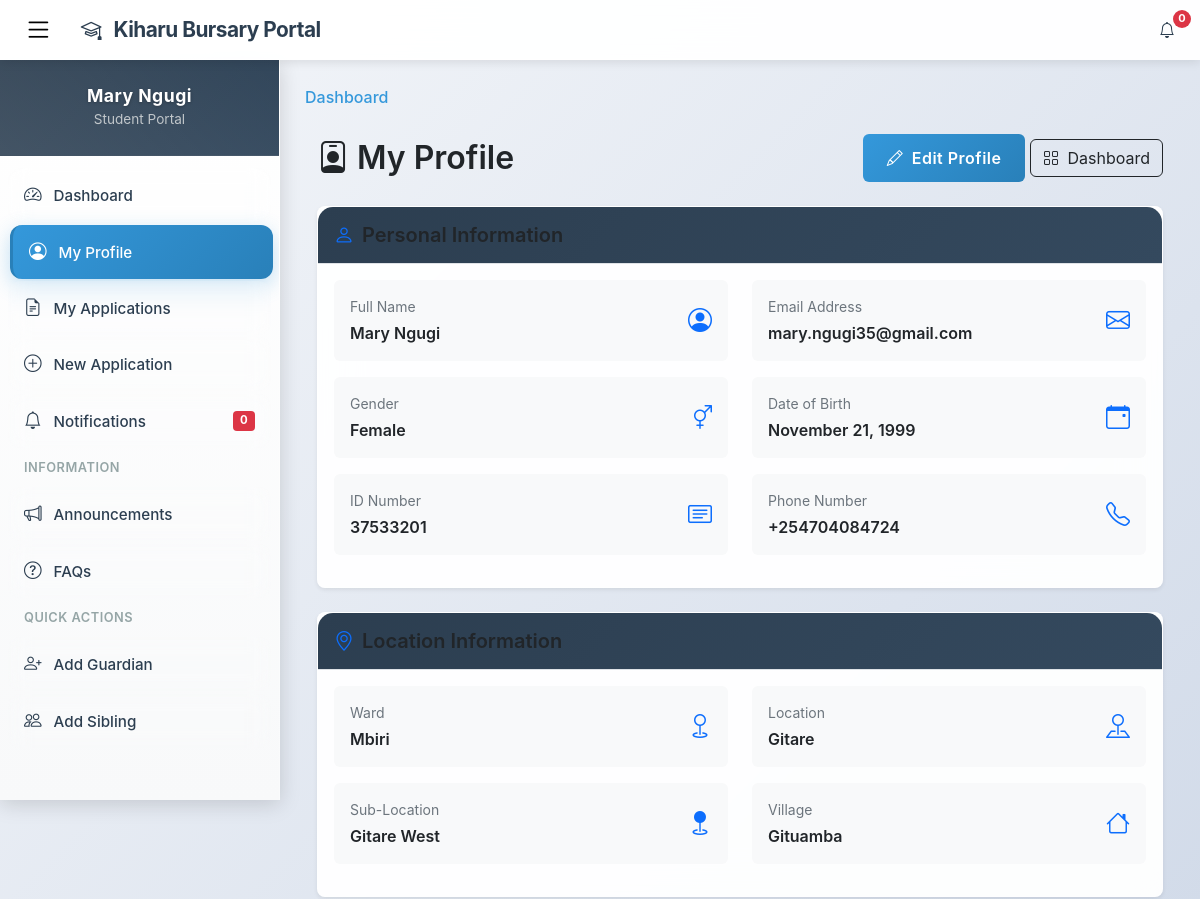
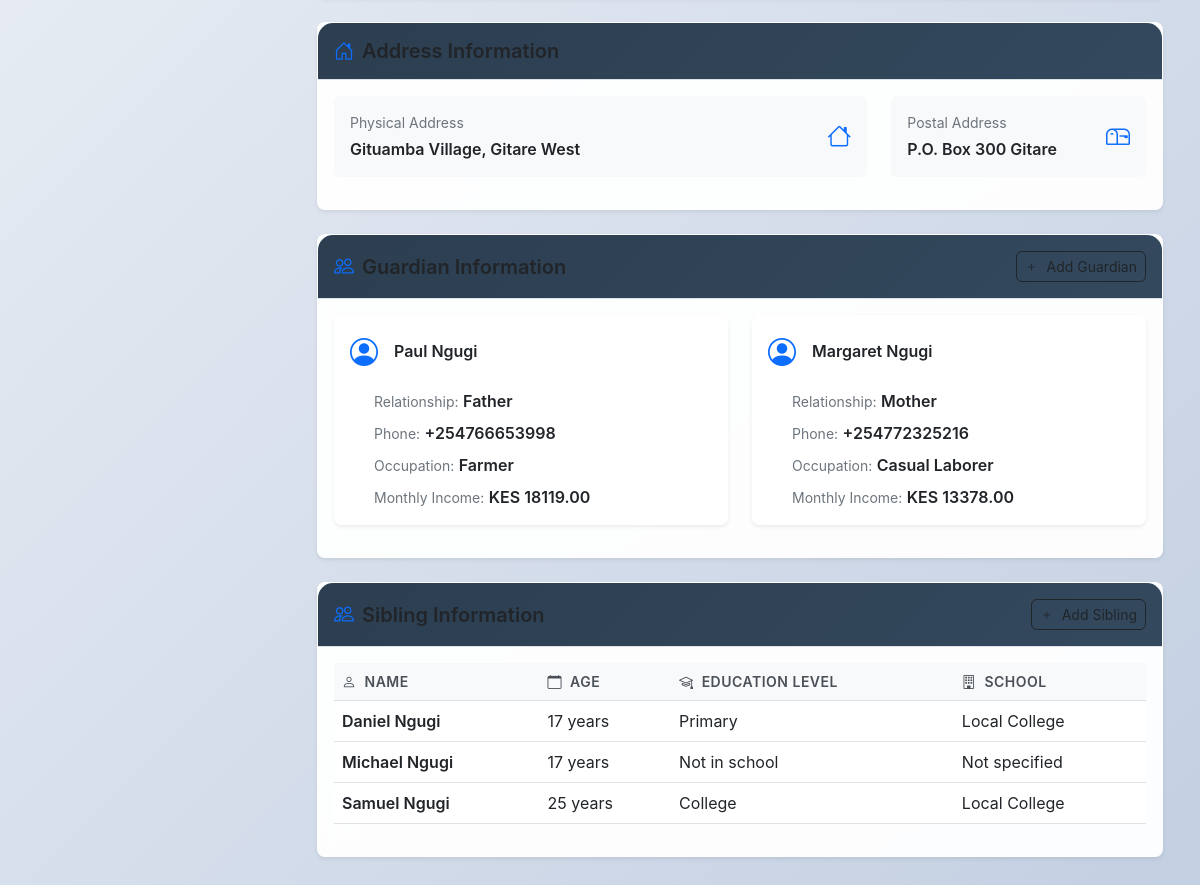
Page /student/profile/view/ (signed in) on the earlier database version (2 pictures, top to bottom).
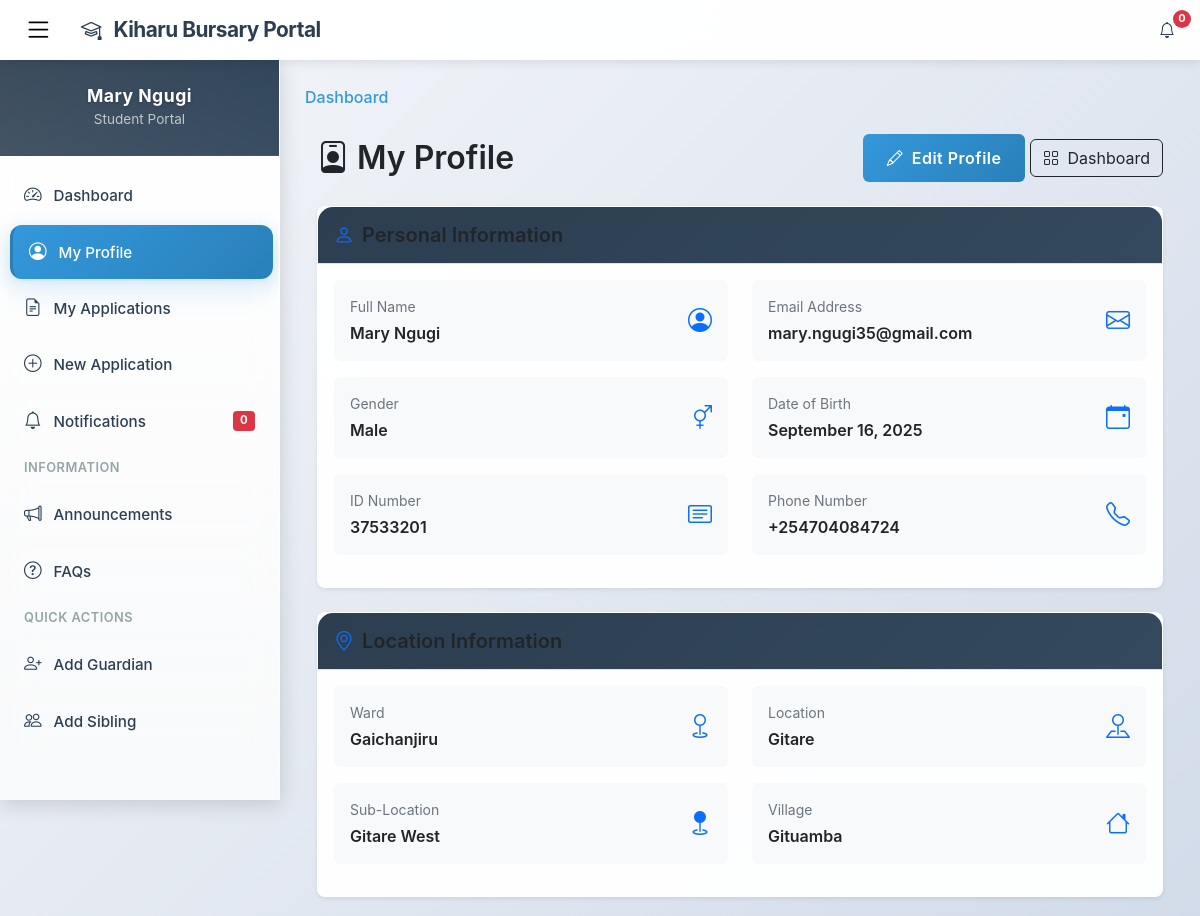
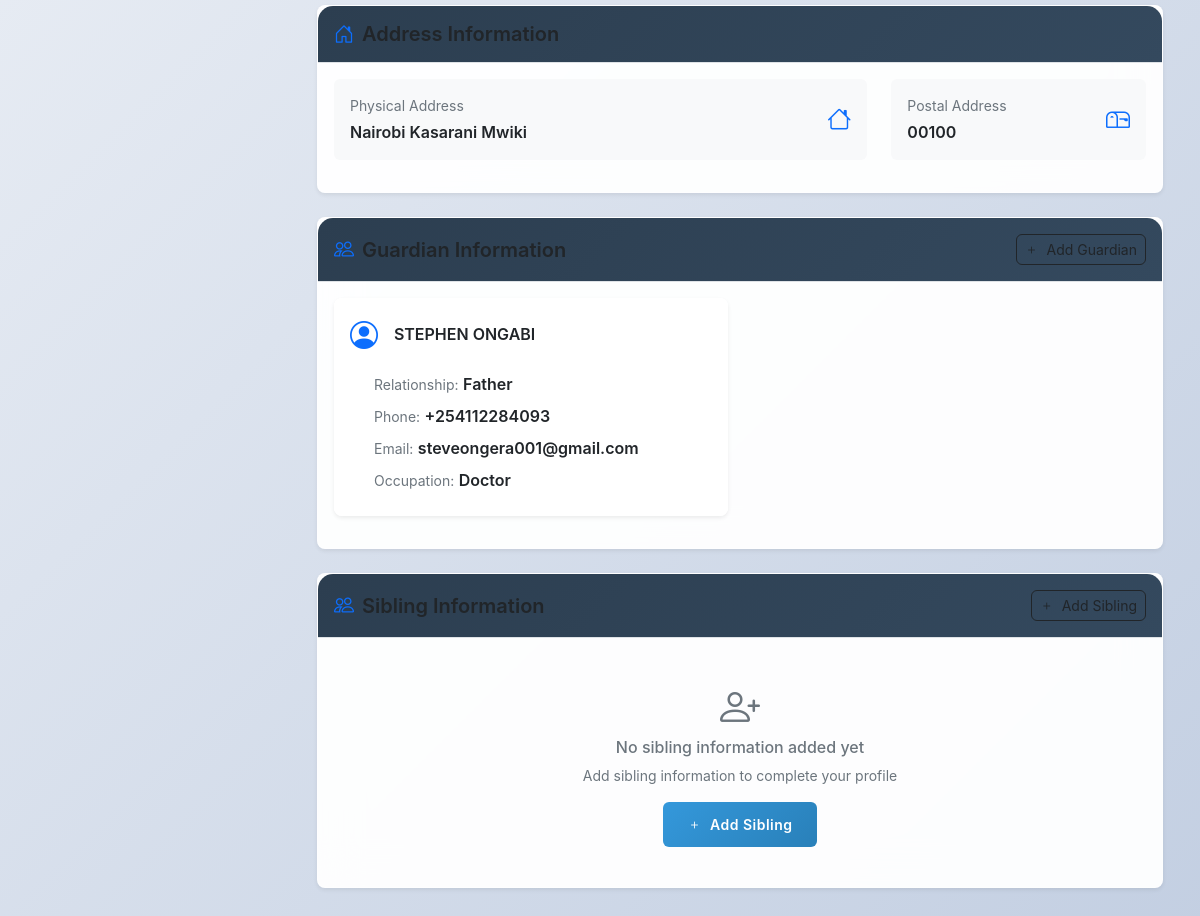
Same page on the later database version (2 pictures, top to bottom).
### kiharu_system/models.py (models this page shows, shortened)
class Applicant(models.Model):
    GENDER_CHOICES = (
        ('M', 'Male'),
        ('F', 'Female'),
    )
    user = models.OneToOneField(User, on_delete=models.CASCADE, related_name='applicant_profile')
    gender = models.CharField(max_length=1, choices=GENDER_CHOICES)
    date_of_birth = models.DateField()
    id_number = models.CharField(max_length=20, unique=True)
    ward = models.ForeignKey(Ward, on_delete=models.SET_NULL, null=True, related_name='residents')
    location = models.ForeignKey(Location, on_delete=models.SET_NULL, null=True)
    sublocation = models.ForeignKey(SubLocation, on_delete=models.SET_NULL, null=True)
    village = models.ForeignKey(Village, on_delete=models.SET_NULL, null=True)
    physical_address = models.TextField()
    postal_address = models.CharField(max_length=100, blank=True, null=True)
    special_needs = models.BooleanField(default=False)
    special_needs_description = models.TextField(blank=True, null=True)

class Ward(models.Model):
    name = models.CharField(max_length=100)
    description = models.TextField(blank=True, null=True)

class Guardian(models.Model):
    RELATIONSHIP_CHOICES = (
        ('father', 'Father'),
        ('mother', 'Mother'),
        ('guardian', 'Guardian'),
    )
    applicant = models.ForeignKey(Applicant, on_delete=models.CASCADE, related_name='guardians')
    name = models.CharField(max_length=200)
    relationship = models.CharField(max_length=20, choices=RELATIONSHIP_CHOICES)
    phone_number = models.CharField(max_length=20)
    email = models.EmailField(blank=True, null=True)
    occupation = models.CharField(max_length=200, blank=True, null=True)
    monthly_income = models.DecimalField(max_digits=12, decimal_places=2, blank=True, null=True)
    id_number = models.CharField(max_length=20, blank=True, null=True)

class SiblingInformation(models.Model):
    applicant = models.ForeignKey(Applicant, on_delete=models.CASCADE, related_name='siblings')
    name = models.CharField(max_length=200)
    age = models.PositiveIntegerField()
    education_level = models.CharField(max_length=100)
    school_name = models.CharField(max_length=200, blank=True, null=True)

class User(AbstractUser):
    USER_TYPES = (
        ('applicant', 'Applicant'),
        ('admin', 'Administrator'),
        ('reviewer', 'Application Reviewer'),
        ('finance', 'Finance Officer'),
    )
    user_type = models.CharField(max_length=20, choices=USER_TYPES, default='applicant')
    id_number = models.CharField(max_length=20, unique=True, null=True, blank=True)
    phone_regex = RegexValidator(
        regex=r'^\+254\d{9}$',
        message="Phone number must be entered in the format: '+254XXXXXXXXX'. Exactly 12 digits including country code."
    )
    phone_number = models.CharField(validators=[phone_regex], max_length=17, blank=True)

class Location(models.Model):
    name = models.CharField(max_length=100)
    ward = models.ForeignKey(Ward, on_delete=models.CASCADE, related_name='locations')

class SubLocation(models.Model):
    name = models.CharField(max_length=100)
    location = models.ForeignKey(Location, on_delete=models.CASCADE, related_name='sublocations')

class Village(models.Model):
    name = models.CharField(max_length=100)
    sublocation = models.ForeignKey(SubLocation, on_delete=models.CASCADE, related_name='villages')

### kiharu_system/views.py (the view)
# urls.py: path('student/profile/view/', views.student_profile_view, name='student_profile_view'),
@login_required
def student_profile_view(request):
    try:
        applicant = request.user.applicant_profile
    except Applicant.DoesNotExist:
        return redirect('student_profile_create')
    guardians = Guardian.objects.filter(applicant=applicant)
    siblings = SiblingInformation.objects.filter(applicant=applicant)
    context = {
        'applicant': applicant,
        'guardians': guardians,
        'siblings': siblings,
    }
    return render(request, 'students/profile_view.html', context)

### templates/students/profile_view.html (shortened to what the changed rows need)
{% extends 'student_base.html' %}
{% load static %}
{% block content %}
<div class="container-fluid">
    <div class="row">
        <div class="col-12">
            <div class="d-flex justify-content-between align-items-center mb-4">
                <h2 class="fw-semibold text-dark mb-0">
                    <i class="bi bi-person-badge me-2"></i>My Profile
                </h2>
            </div>
            <div class="card shadow-sm mb-4">
                <div class="card-body">
                    <div class="row">
                        <div class="col-md-6 mb-3">
                            <div class="d-flex align-items-center p-3 bg-light rounded">
                                <div class="flex-grow-1">
                                    <div class="small text-muted mb-1">Full Name</div>
                                    <div class="fw-semibold">{{ applicant.user.first_name }} {{ applicant.user.last_name }}</div>
                                </div>
                            </div>
                        </div>
                        <div class="col-md-6 mb-3">
                            <div class="d-flex align-items-center p-3 bg-light rounded">
                                <div class="flex-grow-1">
                                    <div class="small text-muted mb-1">Email Address</div>
                                    <div class="fw-semibold">{{ applicant.user.email }}</div>
                                </div>
                            </div>
                        </div>
                    </div>
                    <div class="row">
                        <div class="col-md-6 mb-3">
                            <div class="d-flex align-items-center p-3 bg-light rounded">
                                <div class="flex-grow-1">
                                    <div class="small text-muted mb-1">Gender</div>
                                    <div class="fw-semibold">{{ applicant.get_gender_display }}</div>
                                </div>
                            </div>
                        </div>
                        <div class="col-md-6 mb-3">
                            <div class="d-flex align-items-center p-3 bg-light rounded">
                                <div class="flex-grow-1">
                                    <div class="small text-muted mb-1">Date of Birth</div>
                                    <div class="fw-semibold">{{ applicant.date_of_birth|date:"F j, Y" }}</div>
                                </div>
                            </div>
                        </div>
                    </div>
                    <div class="row">
                        <div class="col-md-6 mb-3">
                            <div class="d-flex align-items-center p-3 bg-light rounded">
                                <div class="flex-grow-1">
                                    <div class="small text-muted mb-1">ID Number</div>
                                    <div class="fw-semibold">{{ applicant.id_number }}</div>
                                </div>
                            </div>
                        </div>
                        <div class="col-md-6 mb-3">
                            <div class="d-flex align-items-center p-3 bg-light rounded">
                                <div class="flex-grow-1">
                                    <div class="small text-muted mb-1">Phone Number</div>
                                    <div class="fw-semibold">{{ applicant.user.phone_number|default:"Not provided" }}</div>
                                </div>
                            </div>
                        </div>
                    </div>
                </div>
            </div>
            <div class="card shadow-sm mb-4">
                <div class="card-body">
                    <div class="row">
                        <div class="col-md-6 mb-3">
                            <div class="d-flex align-items-center p-3 bg-light rounded">
                                <div class="flex-grow-1">
                                    <div class="small text-muted mb-1">Ward</div>
                                    <div class="fw-semibold">{{ applicant.ward.name|default:"Not specified" }}</div>
                                </div>
                            </div>
                        </div>
                        <div class="col-md-6 mb-3">
                            <div class="d-flex align-items-center p-3 bg-light rounded">
                                <div class="flex-grow-1">
                                    <div class="small text-muted mb-1">Location</div>
                                    <div class="fw-semibold">{{ applicant.location.name|default:"Not specified" }}</div>
                                </div>
                            </div>
                        </div>
                    </div>
                    <div class="row">
                        <div class="col-md-6 mb-3">
                            <div class="d-flex align-items-center p-3 bg-light rounded">
                                <div class="flex-grow-1">
                                    <div class="small text-muted mb-1">Sub-Location</div>
                                    <div class="fw-semibold">{{ applicant.sublocation.name|default:"Not specified" }}</div>
                                </div>
                            </div>
                        </div>
                        <div class="col-md-6 mb-3">
                            <div class="d-flex align-items-center p-3 bg-light rounded">
                                <div class="flex-grow-1">
                                    <div class="small text-muted mb-1">Village</div>
                                    <div class="fw-semibold">{{ applicant.village.name|default:"Not specified" }}</div>
                                </div>
                            </div>
                        </div>
                    </div>
                </div>
            </div>
            <div class="card shadow-sm mb-4">
                <div class="card-body">
                    <div class="row">
                        <div class="col-md-8 mb-3">
                            <div class="d-flex align-items-center p-3 bg-light rounded">
                                <div class="flex-grow-1">
                                    <div class="small text-muted mb-1">Physical Address</div>
                                    <div class="fw-semibold">{{ applicant.physical_address }}</div>
                                </div>
                            </div>
                        </div>
                        <div class="col-md-4 mb-3">
                            <div class="d-flex align-items-center p-3 bg-light rounded">
                                <div class="flex-grow-1">
                                    <div class="small text-muted mb-1">Postal Address</div>
                                    <div class="fw-semibold">{{ applicant.postal_address|default:"Not provided" }}</div>
                                </div>
                            </div>
                        </div>
                    </div>
                </div>
            </div>
            <div class="card shadow-sm mb-4">
                <div class="card-body">
                    {% if guardians %}
                        <div class="row">
                            {% for guardian in guardians %}
                            <div class="col-md-6 mb-3">
                                <div class="card h-100 border-0 shadow-sm">
                                    <div class="card-body">
                                        <div class="d-flex align-items-center mb-3">
                                            <i class="bi bi-person-circle fs-3 text-primary me-3"></i>
                                            <h6 class="card-title mb-0 fw-semibold">{{ guardian.name }}</h6>
                                        </div>
                                        <div class="ms-4">
                                            <div class="mb-2">
                                                <span class="small text-muted">Relationship:</span>
                                                <span class="fw-semibold">{{ guardian.get_relationship_display }}</span>
                                            </div>
                                            <div class="mb-2">
                                                <span class="small text-muted">Phone:</span>
                                                <span class="fw-semibold">{{ guardian.phone_number }}</span>
                                            </div>
                                            {% if guardian.email %}
                                            <div class="mb-2">
                                                <span class="small text-muted">Email:</span>
                                                <span class="fw-semibold">{{ guardian.email }}</span>
                                            </div>
                                            {% endif %}
                                            {% if guardian.occupation %}
                                            <div class="mb-2">
                                                <span class="small text-muted">Occupation:</span>
                                                <span class="fw-semibold">{{ guardian.occupation }}</span>
                                            </div>
                                            {% endif %}
                                            {% if guardian.monthly_income %}
                                            <div class="mb-0">
                                                <span class="small text-muted">Monthly Income:</span>
                                                <span class="fw-semibold">KES {{ guardian.monthly_income|floatformat:2 }}</span>
                                            </div>
                                            {% endif %}
                                        </div>
                                    </div>
                                </div>
                            </div>
                            {% endfor %}
                        </div>
                    {% endif %}
                </div>
            </div>
            <div class="card shadow-sm mb-4">
                <div class="card-body">
                    {% if siblings %}
                        <div class="table-responsive">
                            <table class="table table-hover align-middle">
                                <thead class="table-light">
                                    <tr>
                                        <th><i class="bi bi-person me-1"></i> Name</th>
                                        <th><i class="bi bi-calendar me-1"></i> Age</th>
                                        <th><i class="bi bi-mortarboard me-1"></i> Education Level</th>
                                        <th><i class="bi bi-building me-1"></i> School</th>
                                    </tr>
                                </thead>
                                <tbody>
                                    {% for sibling in siblings %}
                                    <tr>
                                        <td class="fw-semibold">{{ sibling.name }}</td>
                                        <td>{{ sibling.age }} years</td>
                                        <td>{{ sibling.education_level }}</td>
                                        <td>{{ sibling.school_name|default:"Not specified" }}</td>
                                    </tr>
                                    {% endfor %}
                                </tbody>
                            </table>
                        </div>
                    {% else %}
                        <div class="text-center py-4">
                            <i class="bi bi-person-plus fs-1 text-muted mb-3"></i>
                            <h6 class="text-muted">No sibling information added yet</h6>
                            <p class="text-muted small mb-3">Add sibling information to complete your profile</p>
                            <a href="{% url 'sibling_create' %}" class="btn btn-primary btn-sm">
                                <i class="bi bi-plus me-1"></i> Add Sibling
                            </a>
                        </div>
                    {% endif %}
                </div>
            </div>
        </div>
    </div>
</div>
{% endblock %}

Differences in the rows shown:
removed Guardian: name "Paul Ngugi", relationship "Father", phone_number "+254766653998", occupation "Farmer", monthly_income "18119.00"
removed Guardian: name "Margaret Ngugi", relationship "Mother", phone_number "+254772325216", occupation "Casual Laborer", monthly_income "13378.00"
removed SiblingInformation: name "Daniel Ngugi", age "17", education_level "Primary", school_name "Local College"
removed SiblingInformation: name "Michael Ngugi", age "17", education_level "Not in school", school_name "Not specified"
removed SiblingInformation: name "Samuel Ngugi", age "25", education_level "College", school_name "Local College"
changed Applicant "Mary": gender "Female" → "Male"; date_of_birth "November 21, 1999" → "September 16, 2025"; ward.name "Mbiri" → "Gaichanjiru"; physical_address "Gituamba Village, Gitare West" → "Nairobi Kasarani Mwiki"; postal_address "P.O. Box 300 Gitare" → "00100"
added Guardian: name "STEPHEN ONGABI", relationship "Father", phone_number "+254112284093", email "steveongera001@gmail.com", occupation "Doctor"
Other differences:
text no longer shown: "NAME AGE EDUCATION LEVEL SCHOOL"
text now shown: "No sibling information added yet Add sibling information to complete your profile Add Sibling"
